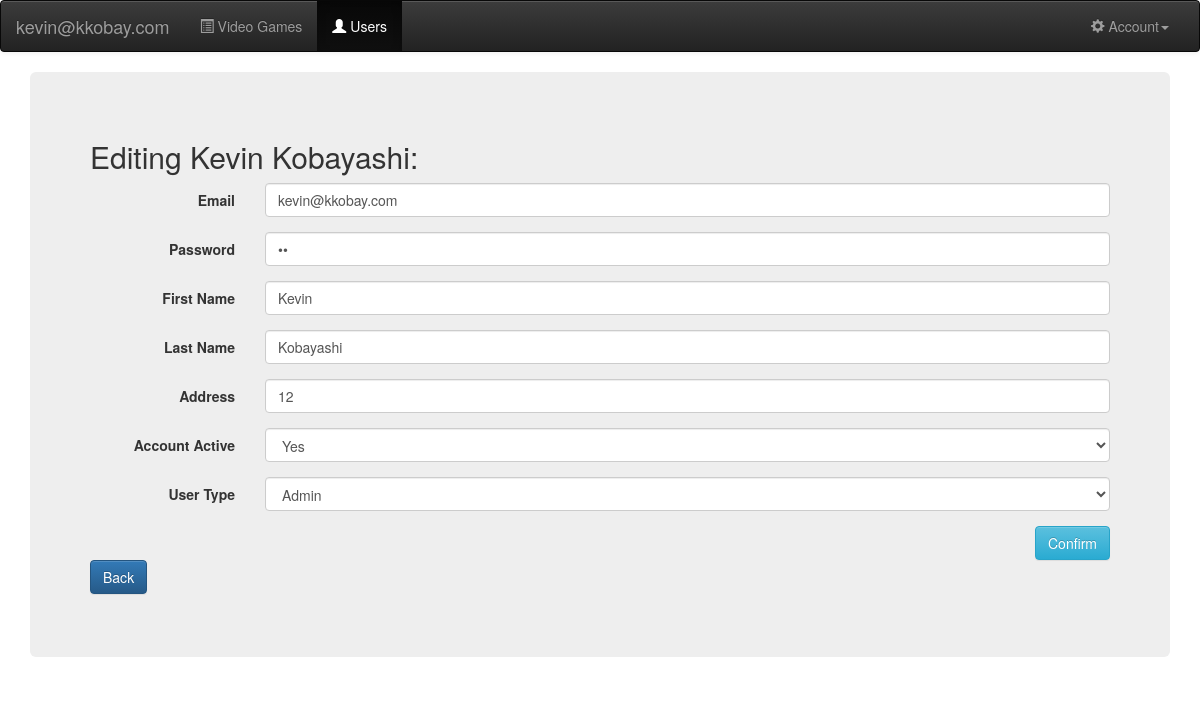
Screenshot of /php/editUsers.php (signed in) with the database file from the repository.
### tables this page shows
CREATE TABLE CUSTOMERS (
  `cID` int(11) NOT NULL AUTO_INCREMENT,
  `cEmail` varchar(30) NOT NULL DEFAULT '',
  `cPassword` varchar(15) NOT NULL DEFAULT '',
  `cAddress` varchar(40) NOT NULL DEFAULT '',
  `cfName` varchar(15) NOT NULL DEFAULT '',
  `clName` varchar(20) NOT NULL DEFAULT '',
  `cUserType` tinyint(1) NOT NULL,
  `cActive` tinyint(1) DEFAULT '1',
  PRIMARY KEY (`cID`),
  UNIQUE KEY `cEmail` (`cEmail`)
);

### public/php/editUsers.php (the view, shortened to what this page needs)
<?php
  include "databaseConnect.php";
  if (isset($_SESSION["email"])) {
    $myEmail = $_SESSION["email"];
  }
  if (isset($_SESSION["ID"])){
    $cID = $_SESSION["ID"];
  }
$row = mysqli_fetch_array ( mysqli_query($con,"SELECT * FROM `CUSTOMERS` WHERE `cID` = '$cID' "));
?>
<!DOCTYPE html>
<html lang="en"><head><meta http-equiv="Content-Type" content="text/html; charset=UTF-8">
<link rel="stylesheet" type="text/css" href="../css/bootstrap.css">
<link rel="stylesheet" type="text/css" href="../css/bootstrap-theme.css">
 </head>
    <body>
                <nav class="navbar navbar-inverse navbar-default">
                <div class="container-fluid">
                  <div class="navbar-header">
                    <a class="navbar-brand" href="#"><?echo $myEmail; ?></a>
                  </div>
                  <div class="collapse navbar-collapse" id="bs-example-navbar-collapse-1">
                    <ul class="nav navbar-nav">
                      <li><a href="listGames.php"><span class="glyphicon glyphicon-list-alt" aria-hidden="true"></span> Video Games</a></li>
                      <li class="active"><span class="sr-only">(current)</span><a href="adminLanding.php"><span class="glyphicon glyphicon-user" aria-hidden="true"></span> Users</a></li>
                    </ul>
                    <ul class="nav navbar-nav navbar-right">
                      <li class="dropdown">
                        <a href="#" class="dropdown-toggle" data-toggle="dropdown" role="button" aria-expanded="false"><span class="glyphicon glyphicon-cog" aria-hidden="true"></span> Account<span class="caret"></span></a>
                      </li>
                    </ul>
                  </div>
                </div>
                </nav>
      <div class="container">
        <div class="jumbotron">
      <h2>Editing <?echo $row['cfName'] ." ". $row['clName'] .":"; ?></h2>
                        <form class="form-horizontal" method='post' action=''>
                          <div class="form-group">
                            <label for="title" class="col-sm-2 control-label">Email</label>
                            <div class="col-sm-10">
                            <input class="form-control" type="email" required name="email" value='<?= stripslashes($row['cEmail']) ?>'>
                          </div>
                        </div>
                        <div class="form-group">
                          <label for="price" class="col-sm-2 control-label">Password</label>
                          <div class="col-sm-10">
                          <input class="form-control" type="password" required name="password" value='<?= stripslashes($row['cPassword']) ?>'>
                        </div>
                      </div>
                      <div class="form-group">
                        <label for="title" class="col-sm-2 control-label">First Name</label>
                        <div class="col-sm-10">
                        <input class="form-control" type="text" name="firstName" value='<?= stripslashes($row['cfName']) ?>'>
                      </div>
                    </div>
                    <div class="form-group">
                      <label for="title" class="col-sm-2 control-label">Last Name</label>
                      <div class="col-sm-10">
                      <input class="form-control" type="text" name="lastName" value='<?= stripslashes($row['clName']) ?>'>
                    </div>
                  </div>
                <div class="form-group">
                  <label for="title" class="col-sm-2 control-label">Address</label>
                  <div class="col-sm-10">
                  <input class="form-control" type="text" name="address" value='<?= stripslashes($row['cAddress']) ?>'>
                </div>
              </div>
              <div class="form-group">
                <label for="title" class="col-sm-2 control-label">Account Active</label>
                <div class="col-sm-10">
                  <select class="form-control" id='userActive' required name='userActive'>
                          <option value="1"  <?php if($row['cActive']=="1") echo "selected";?>>Yes</option>
                  </select>
                </div>
              </div>
              <div class="form-group">
                <label for="" class="col-sm-2 control-label">User Type</label>
                <div class="col-sm-10">
              <select class="form-control" id='UserType' required name='UserType'>
                      <option value="1"  <?php if($row['cUserType']=="1") echo "selected";?>>Admin</option>
              </select>
                </div>
              </div>
                        <div class="form-group">
                          <div class="col-sm-offset-2 col-sm-10">
                            <input type='submit' class="btn btn-info pull-right" value='Confirm' /><input type='hidden' value='1' name='submitted' />
                            </div>
                            <div class="col-sm-offset-0 col-sm-10">
                              <button class="btn btn-primary" formaction="../php/adminLanding.php">Back</a>
                              </div>
                          </div>
                        </form>
                      </div>
                    </div>
      </body>
    </html>

### rows the page displays
customers: cfName "Kevin", clName "Kobayashi", email "kevin@kkobay.com", firstName "Kevin", lastName "Kobayashi", address "12", userActive "Yes", UserType "Admin"

### other values shown
$myEmail "kevin@kkobay.com"
